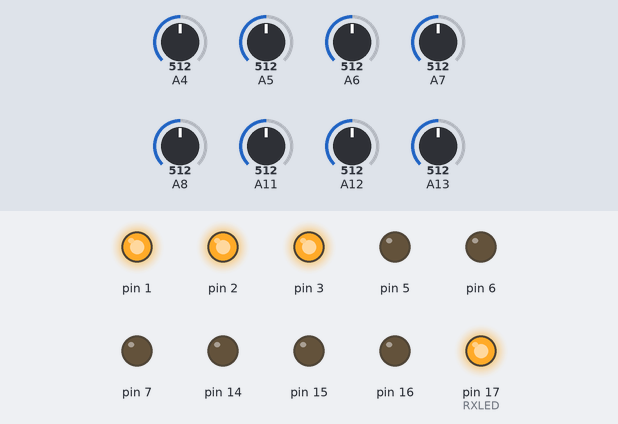
The sketch below on a simulated Arduino Mega 2560, built with avr-gcc and run on an emulated ATmega2560. On the bench: output pins drawn as LEDs (lit = HIGH). The test bench sets the inputs (shaded band); at power-on: A4 = 512, A12 = 512, A5 = 512, A6 = 512, A7 = 512, A8 = 512, A11 = 512, A13 = 512.

Above: at 1.2 s.
1.3 s: A4 set to 705
2.8 s: A4 set to 724
At 3.51 s:
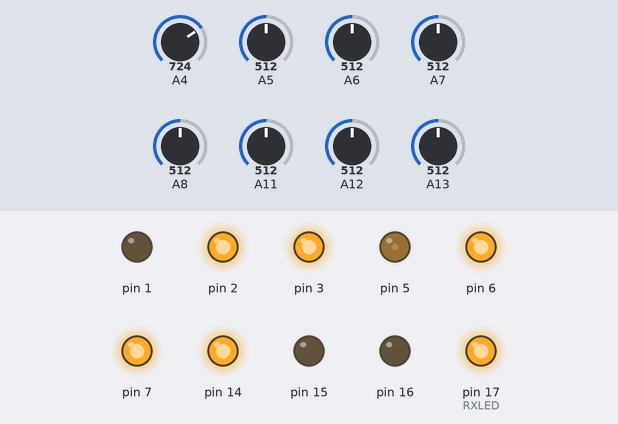
5.8 s: A12 set to 600
7.5 s: A12 set to 631
At 12.0 s:
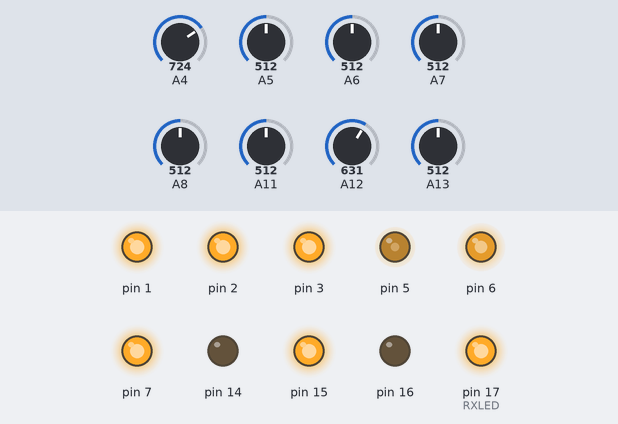
Timing chart, 0 to 13.1 s (numbered marks = the images above; inputs shaded):
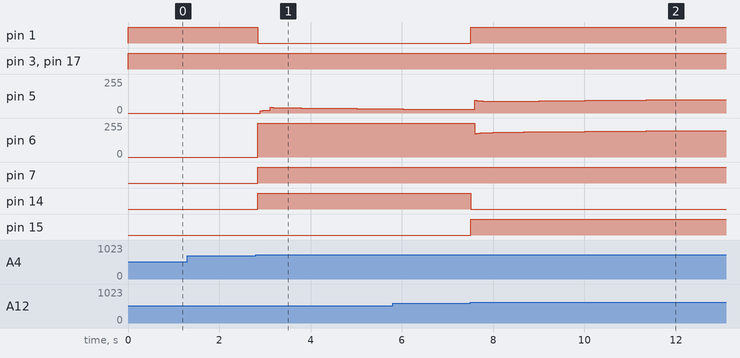

Measured:
- the behaviour switches between 712 and 713 on A4 (found by bisection; images 0 and 1)
- the behaviour switches between 618 and 619 on A12 (found by bisection; images 1 and 2)
- after the input at 1.3 s, every drawn part: stays the same
- after the input at 2.8 s, pin 1: HIGH → LOW at once; pin 5: rises from 0/255 to 42/255 in 0.22 s, then falls to 31/255 in 2.6 s; pin 6: 0/255 → 255/255 at once; pin 7, pin 14: LOW → HIGH at once
- after the input at 7.5 s, pin 1, pin 15: LOW → HIGH at once; pin 14: HIGH → LOW at once

The sketch:

Seguidor_micro.ino
```cpp
// Machine God [G4]
#include "Vehiculo.h"

void setup(void) {
  setupADC(2, A6, A8, A9, A10, A0, A1, A2, A3);
  ddwmrInit(0, 15, 14, 7, 16, 5, 6);
  // stop, leftFront, leftBack, rightFront, rightBack, leftPWM,  rightPWM
  startADC();
  pinMode(1, OUTPUT);
  pinMode(3, OUTPUT);
}

void loop(void) {
  pidPool();
  if (error == 0) {
    writePin(1, 1);
    writePin(3, 1);
  } else if (error < 0) {
    writePin(1, 1);
    writePin(3, 0);
  } else {
    writePin(1, 0);
    writePin(3, 1);
  }
}

/* Pro micro pinout
 AVR // Analog // Com // PWM // Arduino // Use
 d3       tx          1  [LED_R]
 d2       rx         *0  [STOP]
 d1       SDA        *2  [ENABLE]
 d0       SCL P0b976  3  [LED_L]
 d4  *A6              4  [Sens]
 c6          *P3a488  5  [PWM]
 d7   A7     *P4a488  6  [PWM]
 e6                  *7  [Car]
 b4  *A8              8  [Sens]
 b5  *A9      P1a488  9  [Sens]
 b6  *A10     P1b488 10  [Sens]
 b2       MOSI      *16  [Car]
 b3       MISO      *14  [Car]
 b1       SCLK      *15  [Car]
 f7  *A0             18  [Sens]
 f6  *A1             19  [Sens]
 f5  *A2             20  [Sens]
 f4  *A3             21  [Sens]
           RXLED      17  [RXLED]
//*/
```

Vehiculo.h
```cpp
#ifndef Vehiculo
#define Vehiculo

#define pGain (-25)    //(20.0)
#define iGain (-0.03)  //(-0.05) //(-0.01) //(0.0) //
#define dGain (-0.125) //(-0.1) //(-0.125) //(0.0) //

#define vBase (150) //(50) //(120) //

#define maxW (255)
#define maxV (255)

// 16 = 104us => 9615.38Hz, always breaks real time boundaries, do not use
// 32 = 208us => 4807.69Hz, max snsFilSz 1
// 64 = 416us => 2403.84Hz, max snsFilSz 2
#define preescalerSet128   // 832us per cycle, ie 1201.92Hz, max snsFilSz 6*
#define RXLED 17           // Pin number with the RXLED
#define calibMinDif (200)  // Min diff to re-calibrate
#define maxSnsInLine (6)   // Max quantity of sensors on line allowed
#define diffMaxCnt (32766) // max signed int value-1, max time to differentiate
#define difStdrGn (2048)   // a gain to make noticeable the diff
#define maxIntErr (-50 / iGain) // Critical value [32760]
#define snsFilSz 6              // Size of the sensor filter
#define recalTrig 100           // Number of cycles to re-calibrate
#define maxWidthColCh 4         // Maximum line width to enable color change
#define minWidthColCh 1         // minimum line width to enable color change
//#define whiteLine // Line is black by default

// Fast non re-setting pin read, set, and clear
#define setPin(b)                                                              \
  (*portOutputRegister(digitalPinToPort(b)) |= digitalPinToBitMask(b))
#define clrPin(b)                                                              \
  (*portOutputRegister(digitalPinToPort(b)) &= ~digitalPinToBitMask(b))
#define writePin(a, b) ((b == 0) ? (clrPin(a)) : (setPin(a)))
#define tstPin(b)                                                              \
  ((*portInputRegister(digitalPinToPort(b)) & digitalPinToBitMask(b)) != 0)

#ifndef cbi
#define cbi(sfr, bit) (_SFR_BYTE(sfr) &= ~_BV(bit))
#endif
#ifndef sbi
#define sbi(sfr, bit) (_SFR_BYTE(sfr) |= _BV(bit))
#endif

volatile bool adcDone = false;
volatile byte snsPntr = 0;
int sensor[8] = {0};
volatile int snsFilReg[snsFilSz][8] = {{0}};
volatile byte snsStkPntr = 0;
volatile int cyclCnt = 0;
volatile bool ready2cal = false;
uint8_t An[8] = {0};
uint8_t enPin;
int calib = 0;
byte digitalSens = 0;
int error = 0, derror = 0, ierror = 0;
int error_max = 0, derror_max = 0, ierror_max = 0;
int errorOld = 0;
int diffCntr = 1;
bool linecolor = 0; // 0 - Black line, 1 - White line
bool startd = 0;
int memError = 0;

// Motor direction pins
uint8_t lf, lb, rf, rb;

// Motor PWM pins
uint8_t lp, rp;

// Stop signal pin
uint8_t stp;

// Current speeds
int v = 1, w = 0, v1 = 1, v2 = 1;

// Sign function, hope it is optimized by compiler
static inline int8_t sgn(int val) {
  if (val < 0)
    return -1;
  if (val == 0)
    return 0;
  return 1;
}

// Initializes the pins for the sensor bar
void setupADC(uint8_t enablePin, uint8_t An0, uint8_t An1, uint8_t An2,
              uint8_t An3, uint8_t An4, uint8_t An5, uint8_t An6, uint8_t An7) {
  enPin = enablePin;
  An[0] = An0;
  An[1] = An1;
  An[2] = An2;
  An[3] = An3;
  An[4] = An4;
  An[5] = An5;
  An[6] = An6;
  An[7] = An7;
  pinMode(enPin, OUTPUT);
  pinMode(RXLED, OUTPUT);
  writePin(enPin, 1);
  ADCSRA = bit(ADEN);   // turn ADC on
  ADCSRA |= bit(ADATE); // ADATE to free run
#ifdef preescalerSet16
  ADCSRA |= bit(ADPS2); // Prescaler of  16
#elif defined(preescalerSet32)
  ADCSRA |= bit(ADPS0) | bit(ADPS2); // Prescaler of  32
#elif defined(preescalerSet64)
  ADCSRA |= bit(ADPS1) | bit(ADPS2); // Prescaler of  64
#else // preescalerSet128
  ADCSRA |= bit(ADPS0) | bit(ADPS1) | bit(ADPS2); // Prescaler of 128
#endif
  // ADCSRB |= bit(ADHSM); //Enable high speed adc
  for (byte i = 0; i < 8; i++) {
    switch (An[i]) {
    case A0:
      DIDR0 |= bit(ADC7D); // disable the digital buffer
      break;
    case A1:
      DIDR0 |= bit(ADC6D); // disable the digital buffer
      break;
    case A2:
      DIDR0 |= bit(ADC5D); // disable the digital buffer
      break;
    case A3:
      DIDR0 |= bit(ADC4D); // disable the digital buffer
      break;
    case A6:
      DIDR2 |= bit(ADC8D); // disable the digital buffer
      break;
    case A7:
      DIDR2 |= bit(ADC10D); // disable the digital buffer
      break;
    case A8:
      DIDR2 |= bit(ADC11D); // disable the digital buffer
      break;
    case A9:
      DIDR2 |= bit(ADC12D); // disable the digital buffer
      break;
    case A10:
      DIDR2 |= bit(ADC13D); // disable the digital buffer
      break;
    }
  }
}

// Stablishes the next adc port to be used
void setADCInput(uint8_t adcIn) {
  switch (adcIn) {
  case A0:
    ADMUX = bit(REFS0) | 0b00000111; // AVcc and select input port
    bitClear(ADCSRB, MUX5);
    break;
  case A1:
    ADMUX = bit(REFS0) | 0b00000110; // AVcc and select input port
    bitClear(ADCSRB, MUX5);
    break;
  case A2:
    ADMUX = bit(REFS0) | 0b00000101; // AVcc and select input port
    bitClear(ADCSRB, MUX5);
    break;
  case A3:
    ADMUX = bit(REFS0) | 0b00000100; // AVcc and select input port
    bitClear(ADCSRB, MUX5);
    break;
  case A6:
    ADMUX = bit(REFS0); // AVcc and select input port
    bitSet(ADCSRB, MUX5);
    break;
  case A7:
    ADMUX = bit(REFS0) | 0b00010; // AVcc and select input port
    bitSet(ADCSRB, MUX5);
    break;
  case A8:
    ADMUX = bit(REFS0) | 0b00011; // AVcc and select input port
    bitSet(ADCSRB, MUX5);
    break;
  case A9:
    ADMUX = bit(REFS0) | 0b00100; // AVcc and select input port
    bitSet(ADCSRB, MUX5);
    break;
  case A10:
    ADMUX = bit(REFS0) | 0b00101; // AVcc and select input port
    bitSet(ADCSRB, MUX5);
    break;
  }
}

// Starts the convertion cycle
void startADC(void) {
  setADCInput(An[snsPntr]);
  ADCSRA |= bit(ADSC) | bit(ADIE);
}

void calibration(void) {
  byte maxSens = 0, minSens = 0;
  // Looking for the maximum and minimum
  for (byte i = 1; i < 8; i++) {
    if (sensor[i] > sensor[maxSens])
      maxSens = i;
    if (sensor[i] < sensor[minSens])
      minSens = i;
  }
  // If there are enough difference between max and min calibration is made
  if ((sensor[maxSens] - sensor[minSens]) > calibMinDif) {
    calib = (sensor[maxSens] + sensor[minSens]) / 2;
  }
  ready2cal = false;
}

int getLineWidth(int &first, byte sens, bool color) {
  int width = 0, last = 8;
  if (color) { // white line for inverted sensors, this is, low = line
    for (byte i = 0; i < 8; i++) {
      if (!bitRead(sens, i)) {
        first = i;
        break;
      }
    }
    for (byte i = 0; i < 8; i++) {
      if (!bitRead(sens, 7 - i)) {
        last = 7 - i;
        break;
      }
    }
  } else { // black line, for inverter sensors, means high = line
    for (byte i = 0; i < 8; i++) {
      if (bitRead(sens, i)) {
        first = i;
        break;
      }
    }
    for (byte i = 0; i < 8; i++) {
      if (bitRead(sens, 7 - i)) {
        last = 7 - i;
        break;
      }
    }
  }
  if (first < 8)
    width = last - first;
  return width;
}

// Generate error, derror and ierror, derror and ierror are pretty big
int genError(void) {
  int firstHigh = 8, lastHigh = 8, lineWidth = 0;
  byte dsms = 0;
  int snsMean = 0;
  int snsMnAcc = 0;
  int snsMeasure = 0;
  int dst2Mean = 0;
  static int derror_a = 0;
  // Filtering sensor measures
  for (byte i = 0; i < 8; i++) { // Fundamental cycle, used for each sensor
#if snsFilSz > 2                 // the oddest is dismissed then a mean is get
    snsMnAcc = 0;
    for (byte j = 0; j < snsFilSz; j++) { // Sensor mean value
      snsMnAcc += snsFilReg[j][i];
    }
    snsMean = snsMnAcc / snsFilSz;
    dst2Mean = abs(snsMean - snsFilReg[0][i]); // Initial value distance to mean
    for (byte j = 1; j < snsFilSz; j++) {      // distance from mean
      if (dst2Mean < abs(snsMean - snsFilReg[j][i])) { // Is it more distant
        dst2Mean = abs(snsMean - snsFilReg[j][i]);
        dsms = j; // New oddest measure
      }
    }
    sensor[i] = (snsMnAcc - snsFilReg[dsms][i]) / (snsFilSz - 1); // Kick the
                                                                  // odd
#elif snsFilSz > 1
    sensor[i] = (snsFilReg[0][i] + snsFilReg[1][i]) / 2;
#elif snsFilSz > 0
    sensor[i] = snsFilReg[0][i];
#else
#error snsFilSz must be al least 1
#endif
  }
  adcDone = false; // The lectures from the sensor filter register are done
  // Digital sensing
  digitalSens = 0;
  for (byte i = 0; i < 8; i++) { // High means line
    if (sensor[i] > calib)
      digitalSens |= bit(i); // black line for inverted sensor
  }
  // Error abstraction
  firstHigh = 8;
  lineWidth = getLineWidth(firstHigh, digitalSens, linecolor);
  if ((firstHigh < 8) && (lineWidth < maxSnsInLine)) {
    if (!startd)
      startd = 1;
    errorOld = error;
    error = 2 * firstHigh - 7 + lineWidth;
    // Generating memory state
    if (bitRead(digitalSens, 0) != bitRead(digitalSens, 7)) {
      if (bitRead(digitalSens, 0)) {
        if (linecolor) {
          memError = 7;
        } else {
          memError = -7;
        }
      } else {
        if (linecolor) {
          memError = -7;
        } else {
          memError = 7;
        }
      }
    }
  } else if (lineWidth == 7) { // Does this qualify as a color change?
    int lineWidthA = 0, firstHighA = 0, lastHighA = 0;
    lineWidthA = getLineWidth(firstHighA, digitalSens, !linecolor);
    if ((lineWidthA >= minWidthColCh) && (lineWidthA <= maxWidthColCh)) {
      // This qualifies as a color change
      linecolor = !linecolor;
      errorOld = error;
      error = 2 * firstHighA - 7 + lineWidthA;
    }
  } else if (firstHigh == 8) { // Memory state, because line loose
    errorOld = error;
    error = memError;
  }
  // Differential
  if (error == errorOld) {
    if (++diffCntr > diffMaxCnt)
      diffCntr = diffMaxCnt;
    derror = derror_a * difStdrGn / diffCntr;
  } else {
    derror_a = error - errorOld;
    derror = derror_a * difStdrGn / diffCntr;
    diffCntr = 1;
  }
  // Integral
  ierror += error;
  if (ierror > maxIntErr)
    ierror = maxIntErr;
  if (ierror < -maxIntErr)
    ierror = -maxIntErr;
  return error;
}

// Interruption for adc done, storage and sets next
ISR(ADC_vect) {
  snsFilReg[snsStkPntr][snsPntr] = ADC;
  if (++snsPntr > 7) {
    writePin(RXLED, !adcDone); // While RXLED is on, there are real time failure
    adcDone = true;
    snsPntr = 0;
    if (++cyclCnt > recalTrig) {
      cyclCnt = 0;
      ready2cal = true;
    }
    if (++snsStkPntr >= snsFilSz) {
      snsStkPntr = 0;
    }
  }
  // The pointer is set in advance since it is already set when the interrupt is
  // triggered
  if (snsPntr == 7)
    setADCInput(An[0]);
  else
    setADCInput(An[snsPntr + 1]);
}

// Initializes the attached pins to the power stage
void ddwmrInit(uint8_t stop, uint8_t leftFront, uint8_t leftBack,
               uint8_t rightFront, uint8_t rightBack, uint8_t leftPWM,
               uint8_t rightPWM) {
  lf = leftFront;
  lb = leftBack;
  rf = rightFront;
  rb = rightBack;
  lp = leftPWM;
  rp = rightPWM;
  stp = stop;
  pinMode(lf, OUTPUT);
  pinMode(lb, OUTPUT);
  pinMode(rf, OUTPUT);
  pinMode(rb, OUTPUT);
  pinMode(lp, OUTPUT);
  pinMode(rp, OUTPUT);
  pinMode(stp, INPUT);
  writePin(lf, 1);
  writePin(lb, 1);
  writePin(rf, 1);
  writePin(rb, 1);
  analogWrite(lp, v1);
  analogWrite(rp, v2);
}

void pwmWrite(uint8_t pin, int val) {
  switch (digitalPinToTimer(pin)) {
// XXX fix needed for atmega8
#if defined(TCCR0) && defined(COM00) && !defined(__AVR_ATmega8__)
  case TIMER0A:
    // connect pwm to pin on timer 0
    sbi(TCCR0, COM00);
    OCR0 = val; // set pwm duty
    break;
#endif

#if defined(TCCR0A) && defined(COM0A1)
  case TIMER0A:
    // connect pwm to pin on timer 0, channel A
    sbi(TCCR0A, COM0A1);
    OCR0A = val; // set pwm duty
    break;
#endif

#if defined(TCCR0A) && defined(COM0B1)
  case TIMER0B:
    // connect pwm to pin on timer 0, channel B
    sbi(TCCR0A, COM0B1);
    OCR0B = val; // set pwm duty
    break;
#endif

#if defined(TCCR1A) && defined(COM1A1)
  case TIMER1A:
    // connect pwm to pin on timer 1, channel A
    sbi(TCCR1A, COM1A1);
    OCR1A = val; // set pwm duty
    break;
#endif

#if defined(TCCR1A) && defined(COM1B1)
  case TIMER1B:
    // connect pwm to pin on timer 1, channel B
    sbi(TCCR1A, COM1B1);
    OCR1B = val; // set pwm duty
    break;
#endif

#if defined(TCCR1A) && defined(COM1C1)
  case TIMER1C:
    // connect pwm to pin on timer 1, channel B
    sbi(TCCR1A, COM1C1);
    OCR1C = val; // set pwm duty
    break;
#endif

#if defined(TCCR2) && defined(COM21)
  case TIMER2:
    // connect pwm to pin on timer 2
    sbi(TCCR2, COM21);
    OCR2 = val; // set pwm duty
    break;
#endif

#if defined(TCCR2A) && defined(COM2A1)
  case TIMER2A:
    // connect pwm to pin on timer 2, channel A
    sbi(TCCR2A, COM2A1);
    OCR2A = val; // set pwm duty
    break;
#endif

#if defined(TCCR2A) && defined(COM2B1)
  case TIMER2B:
    // connect pwm to pin on timer 2, channel B
    sbi(TCCR2A, COM2B1);
    OCR2B = val; // set pwm duty
    break;
#endif

#if defined(TCCR3A) && defined(COM3A1)
  case TIMER3A:
    // connect pwm to pin on timer 3, channel A
    sbi(TCCR3A, COM3A1);
    OCR3A = val; // set pwm duty
    break;
#endif

#if defined(TCCR3A) && defined(COM3B1)
  case TIMER3B:
    // connect pwm to pin on timer 3, channel B
    sbi(TCCR3A, COM3B1);
    OCR3B = val; // set pwm duty
    break;
#endif

#if defined(TCCR3A) && defined(COM3C1)
  case TIMER3C:
    // connect pwm to pin on timer 3, channel C
    sbi(TCCR3A, COM3C1);
    OCR3C = val; // set pwm duty
    break;
#endif

#if defined(TCCR4A)
  case TIMER4A:
    // connect pwm to pin on timer 4, channel A
    sbi(TCCR4A, COM4A1);
#if defined(COM4A0) // only used on 32U4
    cbi(TCCR4A, COM4A0);
#endif
    OCR4A = val; // set pwm duty
    break;
#endif

#if defined(TCCR4A) && defined(COM4B1)
  case TIMER4B:
    // connect pwm to pin on timer 4, channel B
    sbi(TCCR4A, COM4B1);
    OCR4B = val; // set pwm duty
    break;
#endif

#if defined(TCCR4A) && defined(COM4C1)
  case TIMER4C:
    // connect pwm to pin on timer 4, channel C
    sbi(TCCR4A, COM4C1);
    OCR4C = val; // set pwm duty
    break;
#endif

#if defined(TCCR4C) && defined(COM4D1)
  case TIMER4D:
    // connect pwm to pin on timer 4, channel D
    sbi(TCCR4C, COM4D1);
#if defined(COM4D0) // only used on 32U4
    cbi(TCCR4C, COM4D0);
#endif
    OCR4D = val; // set pwm duty
    break;
#endif

#if defined(TCCR5A) && defined(COM5A1)
  case TIMER5A:
    // connect pwm to pin on timer 5, channel A
    sbi(TCCR5A, COM5A1);
    OCR5A = val; // set pwm duty
    break;
#endif

#if defined(TCCR5A) && defined(COM5B1)
  case TIMER5B:
    // connect pwm to pin on timer 5, channel B
    sbi(TCCR5A, COM5B1);
    OCR5B = val; // set pwm duty
    break;
#endif

#if defined(TCCR5A) && defined(COM5C1)
  case TIMER5C:
    // connect pwm to pin on timer 5, channel C
    sbi(TCCR5A, COM5C1);
    OCR5C = val; // set pwm duty
    break;
#endif
  }
}

// Sets angular and translational velocities
void setSpeed(int _w, int _v) {
  int w, v, rv, lv;
  if (abs(_w) > maxW) {
    w = sgn(_w) * maxW;
  } else {
    w = _w;
  }
  if (abs(_v) > maxV) {
    v = sgn(_v) * maxV;
  } else {
    v = _v;
  }
  if (abs(v + w) > 255) {
    v = sgn(v) * (255 - abs(w));
  }
  rv = v - w;
  lv = v + w;
  if (rv > 255) {
    rv = 255;
  } else if (rv < -255) {
    rv = -255;
  }
  if (lv > 255) {
    lv = 255;
  } else if (lv < -255) {
    lv = -255;
  }
  if (rv > 0) {
    writePin(rf, 1);
    writePin(rb, 0);
    pwmWrite(rp, rv);
  } else if (rv < 0) {
    writePin(rf, 0);
    writePin(rb, 1);
    pwmWrite(rp, -rv);
  } else {
    writePin(rf, 0);
    writePin(rb, 0);
    pwmWrite(rp, 0);
  }
  if (lv > 0) {
    writePin(lf, 1);
    writePin(lb, 0);
    pwmWrite(lp, lv);
  } else if (lv < 0) {
    writePin(lf, 0);
    writePin(lb, 1);
    pwmWrite(lp, -lv);
  } else {
    writePin(lf, 0);
    writePin(lb, 0);
    pwmWrite(lp, 0);
  }
}

// Returns the state of the stop signal
bool ddwmrStop(void) {
  // return digitalRead(stp);
  return tstPin(stp);
}

void pidPool() {
  if (ready2cal) {
    calibration();
  }
  if (adcDone) {
    genError(); // error, derror, ierror
    if(startd){
      if (abs(error) > error_max) {
        error_max = abs(error);
      }
      if (abs(derror) > derror_max) {
        derror_max = abs(derror);
      } else if (derror_max > 0)
        derror_max--;
      if (abs(ierror) > ierror_max) {
        ierror_max = abs(ierror);
      } else if (ierror_max > 0)
        ierror_max--;
      setSpeed(pGain * error + dGain * derror + iGain * ierror,
               vBase - derror_max * 0.0025 - ierror_max * 0.001);
    }
    else{
      setSpeed(0, 0);
    }

  }
}

#endif

/* pro micro pinout
AVR // Analog // Com // PWM // Arduino
 d3       tx          1
 d2       rx          0
 d1       SDA         2
 d0       SCL P0b976  3
 d4   A6              4
 c6           P3a488  5
 d7   A7      P4a488  6
 e6                   7
 b4   A8              8
 b5   A9      P1a488  9
 b6   A10     P1b488 10
 b2       MOSI       16
 b3       MISO       14
 b1       SCLK       15
          RXLED      17
 f7   A0             18
 f6   A1             19
 f5   A2             20
 f4   A3             21
//*/
```
